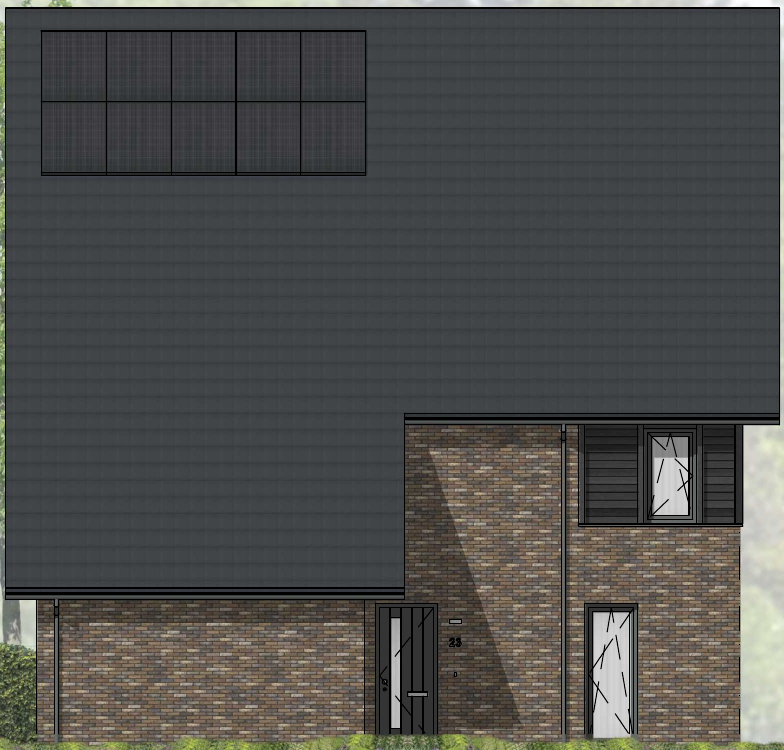
#> input picture Data_nest_uitgesneden/half_vrijstaand_type_e (3).png, 784 x 750 px, found by its file name
$ jupyter execute blur_morfologische_sluiting_detectie.ipynb
#> lines starting #> are read from the running program, lines starting #| are printed output that depends on the picture; after the words box and inside, x2 and y2 are one past the last pixel; in counts of white or black regions, pixels touching at a corner belong together
## Importeer bibliotheken

[cell 1]
import cv2
import matplotlib.pyplot as plt
import numpy as np

## Laad de geveltekening in
De afbeelding wordt geladen met alpha-kanaal als dat beschikbaar is. De afmetingen worden weergegeven

[cell 2]
# Lees de afbeelding in zonder wijzigingen (inclusief alpha-kanaal als dat bestaat)
img = cv2.imread(r"Data_nest_uitgesneden\half_vrijstaand_type_e (3).png", cv2.IMREAD_UNCHANGED)
#> img is the input picture: shape (750, 784, 3); mean B, G, R 76.5, 78.3, 77.8
print(f"Afbeelding geladen. Formaat: {img.shape}")
#| Afbeelding geladen. Formaat: (750, 784, 3)

## Toon de originele geveltekening

[cell 3]
# Zet BGR naar RGB om correct weer te geven met matplotlib
img_rgb = cv2.cvtColor(img, cv2.COLOR_BGR2RGB)

# Toon de originele afbeelding
plt.imshow(img_rgb)
plt.title("Originele Geveltekening")
plt.axis('off')
plt.show()

## Zet afbeelding om naar grijswaarden

Voor veel beeldverwerkingstaken zoals randdetectie is kleurinformatie niet nodig.
Door de afbeelding om te zetten naar grijswaarden:

- Verminderen we de hoeveelheid gegevens (van 3 kanalen naar 1).
- Worden randen en vormen duidelijker.
- Gaat de verwerking sneller en efficiënter.

[cell 4]
# Converteer afbeelding naar grijswaarden
gray = cv2.cvtColor(img, cv2.COLOR_BGR2GRAY)
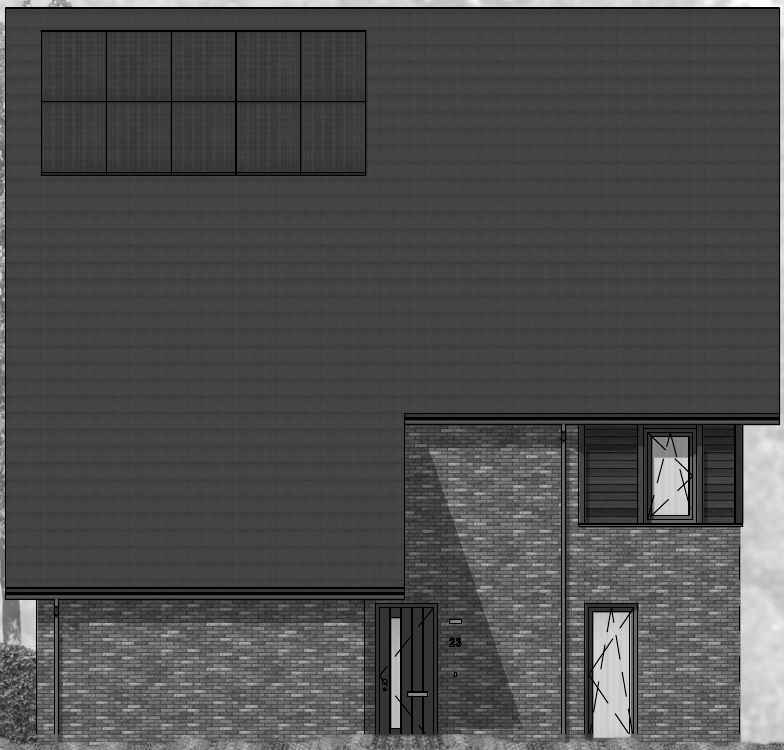
#> gray: shape (750, 784); min 0, max 254, mean 77.9

# Toon de grijswaardenafbeelding
plt.imshow(gray, cmap='gray')
plt.title("Grijswaardenversie")
plt.axis('off')
plt.show()

## Gaussian Blur toepassen om ruis te verminderen

We gebruiken een Gaussian Blur om het beeld te vervagen en kleine ruis of details te onderdrukken.
Dit zorgt ervoor dat de randdetectie robuuster en minder gevoelig is voor kleine afwijkingen.

De gekozen parameters voor de kernelgrootte `(13, 13)` en standaarddeviatie `2.2` zijn bepaald op basis van visuele inspectie.
Er is geen automatische methode toegepast; we hebben geëvalueerd wat subjectief het beste resultaat geeft.

[cell 5]
# Pas Gaussian Blur toe op de grijswaardenafbeelding
blur = cv2.GaussianBlur(gray, (13, 13), 2.2)
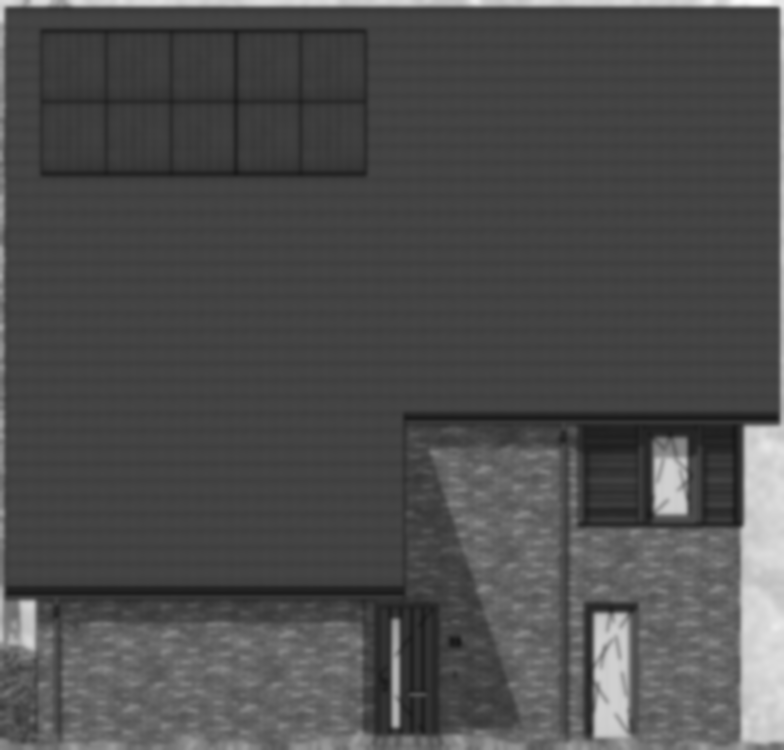
#> blur: shape (750, 784); min 24, max 252, mean 77.9

# Toon de afbeelding na Gaussian Blur
plt.imshow(blur, cmap='gray')
plt.title("Na Gaussian Blur")
plt.axis('off')
plt.show()

## Voer Canny-randdetectie uit

We gebruiken het Canny-algoritme om randen te detecteren in het vervaagde beeld. Canny werkt in meerdere stappen:

- Het berekent de gradiënten (sterke helderheidsveranderingen) in het beeld.
- Alleen overgangen die binnen twee drempelwaarden vallen, worden als randen herkend.
- Dankzij deze aanpak is Canny effectief in het vinden van echte randen en relatief ongevoelig voor ruis — vooral na het toepassen van een Gaussian Blur.

De gebruikte drempelwaarden `(50, 150)` zijn gekozen op basis van visuele inspectie. Er is geen automatische optimalisatie toegepast; we hebben geëvalueerd wat subjectief het meest betrouwbare resultaat geeft voor dit type afbeelding.

[cell 6]
# Pas Canny edge-detectie toe op de vervaagde afbeelding
edges = cv2.Canny(blur, 50, 150)
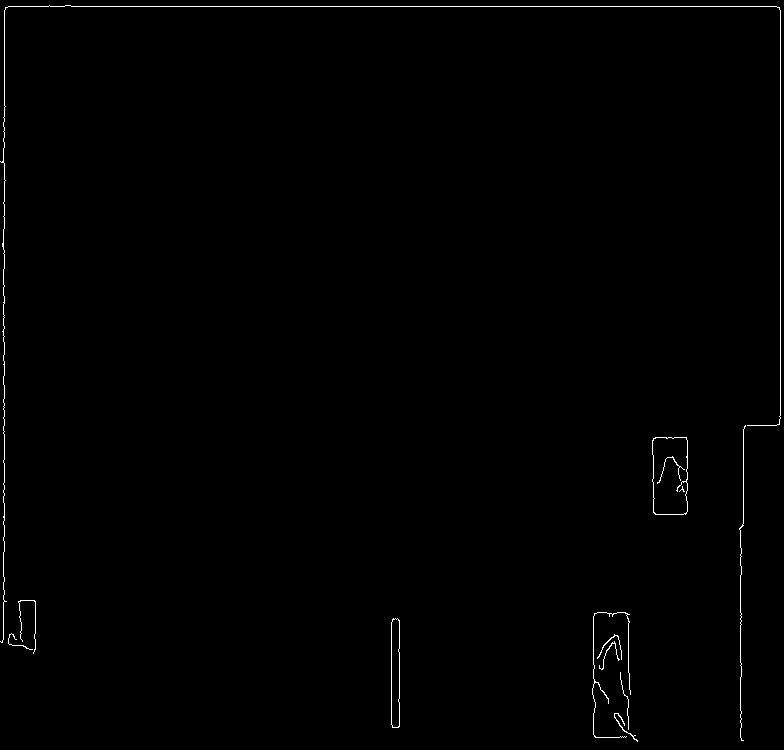
#> edges: shape (750, 784); 0.6% white in thin lines or dots

# Toon de gedetecteerde randen
plt.imshow(edges, cmap='gray')
plt.title("Canny Randen")
plt.axis('off')
plt.show()

## Het resultaat

We zien dat de ramen onderbroken en niet gesloten zijn door de vervaging in de foto. Hierdoor ontstaan er gaten in de randen die het detectieproces verstoren. Om deze gaten te dichten en de randen te versterken, passen we een morfologische sluitingsbewerking toe. Dit helpt om de structuur van de randen te verbeteren en maakt de segmentatie nauwkeuriger.

## Voer morfologische sluiting uit

Deze stap helpt om onderbroken randen te verbinden en kleine gaten te vullen

#### Effect van morfologische sluiting

- **Doel:** Vult gaten en verwijdert inkepingen in randen.
- **Kernel:** `np.ones((30, 30), np.uint8)`
  Een matrix van 30×30 enen (vierkant structuurelement).
- **Grootte-effect:**
  - Grote kernels vullen grotere gaten.
  - Kleine kernels behouden details.

[cell 7]
# Morfologische sluiting om gaten te vullen
kernel = np.ones((50, 50), np.uint8) # kernel: Een structurerend element dat bepaalt hoe de operatie wordt toegepast. In dit geval is het een vierkante kernel van 30×30 pixels.

closed = cv2.morphologyEx(edges, cv2.MORPH_CLOSE, kernel) #MORPH_CLOSE:Dit specificeert het type morfologische operatie dat we willen uitvoeren, in dit geval 'sluiting' (closing).
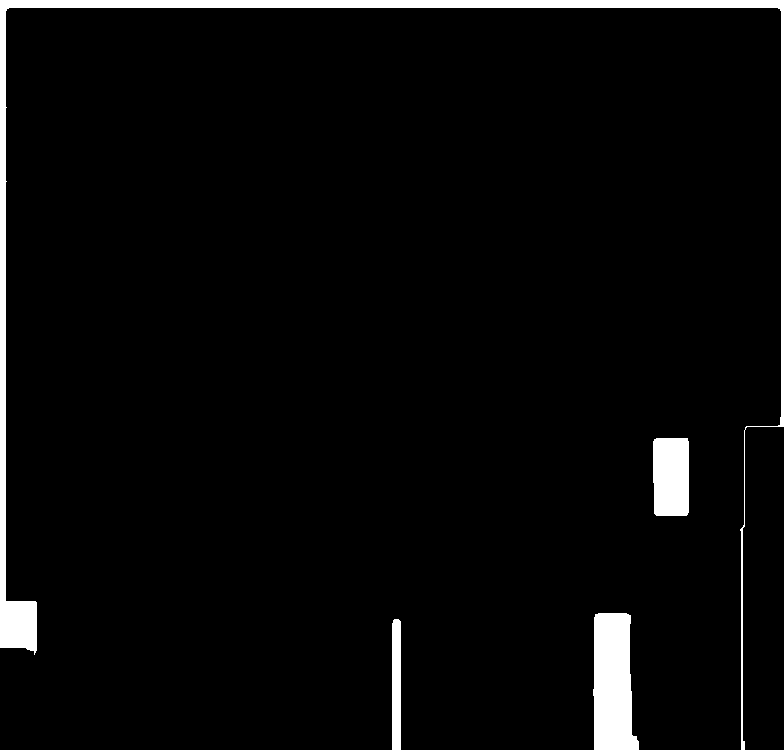
#> closed: shape (750, 784); 3.8% white; 4 white regions
# # print(closed)
plt.imshow(closed, cmap='gray')
plt.title("Canny Randen")
plt.axis('off')
plt.show()

## Het resultaat

We kunnen visueel zien dat het resultaat is verbeterd: ramen en deuren zijn duidelijk van elkaar te onderscheiden, evenals het hele huis.
De gevel is beter en scherper zichtbaar geworden. De morfologische sluiting levert een goed resultaat op voor deze gevel.

Nu is het tijd om de daadwerkelijke detectie uit te voeren en het eindresultaat te beoordelen.

## Contourdetectie en objectclassificatie
We vinden de contouren van objecten in de afbeelding (zoals ramen en deuren), bepalen hun grootte en aspect ratio en classificeren ze. Objecten worden met rechthoeken en labels op de afbeelding getekend.

[cell 8]
# Vind contouren in het gesloten (closed) beeld
contours, _ = cv2.findContours(closed, cv2.RETR_TREE, cv2.CHAIN_APPROX_SIMPLE)
#> contours = 4 contours; box (x1, y1, x2, y2) and area: (0, 0, 784, 750) 11247, (593, 613, 639, 750) 4986, (653, 438, 689, 516) 2651, (392, 619, 401, 750) 1034

# Maak een kopie van de originele RGB-afbeelding om rechthoeken op te tekenen
output_img = img_rgb.copy()


# Bepaal de grootste contour op basis van oppervlak
largest_cnt = max(contours, key=lambda c: cv2.boundingRect(c)[2] * cv2.boundingRect(c)[3])
#> largest_cnt = contour of 64 points, box (x1, y1, x2, y2) (0, 0, 784, 750), area 11247

largest_area = cv2.boundingRect(largest_cnt)[2] * cv2.boundingRect(largest_cnt)[3]
#> largest_area = 588000
min_area_deur = 5000
max_area_deur = 20000
min_area_raam = 1000
max_area_raam = 5000

for cnt in contours:
    x, y, w, h = cv2.boundingRect(cnt)
    area = w * h
    aspect_ratio = w / h if h != 0 else 0


    if cnt is largest_cnt:
        label = "Huis"
        color = (0, 200, 255)  # blauw
    elif min_area_deur < area < max_area_deur:
        label = "Deur"
        color = (0, 255, 0)  # groen
    elif min_area_raam < area < max_area_raam:
        label = "Raam"
        color = (255, 165, 0)  # oranje
    else:
        continue  # negeer kleine objecten

    # Teken rechthoek en label
    cv2.rectangle(output_img, (x, y), (x + w, y + h), color, 3)
    cv2.putText(output_img, label, (x, y - 10), cv2.FONT_HERSHEY_SIMPLEX, 0.9, color, 2)
#> this loop made 4 passes
#> (x, y, w, h, area, aspect_ratio, label, color) on passes 1 to 4: (392, 619, 9, 131, 1179, 0.0687, 'Raam', (255, 165, 0)), (593, 613, 46, 137, 6302, 0.336, 'Deur', (0, 255, 0)), (653, 438, 36, 78, 2808, 0.462, 'Raam', (255, 165, 0)), (0, 0, 784, 750, 588000, 1.05, 'Huis', (0, 200, 255))
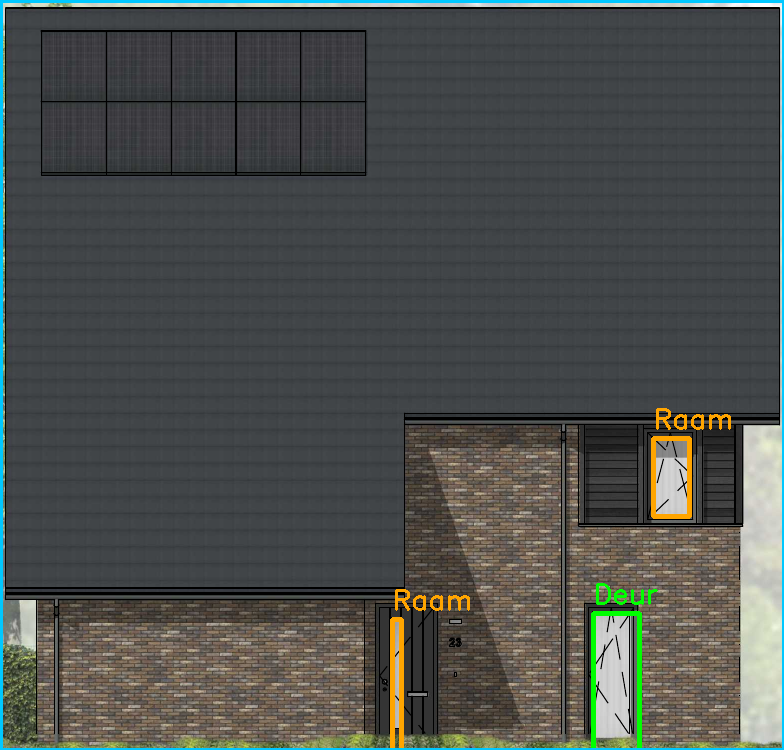
#> output_img: shape (750, 784, 3); mean R, G, B 76.4, 79.7, 77

# Toon resultaat
plt.figure(figsize=(10, 10))
plt.imshow(output_img)
plt.title("Gedetecteerde Objecten")
plt.axis('off')
plt.show()

## Conclusie

De detectie van de gevel is correct uitgevoerd en geeft een goed resultaat voor de afbeelding "`half_vrijstaand_type_e (1).png`".
Er zijn enkele kleine fouten bij het onderscheiden van ramen en deuren; soms wordt een raam als deur beschouwd. Dit is echter acceptabel zolang het model alle objectvormen kan vinden.

Bij het uitvoeren van de detectie op een andere gevel zien we dat het model een slechter resultaat oplevert. Dit is duidelijk te zien aan de hand van de afbeelding "`half_vrijstaand_type_e (2).png`".

De volgende cel legt uit wat er misgaat en waarom dit gebeurt.

## Voorbeeld
### Effect van morfologische sluiting op vormdetectie

In dit voorbeeld maken we vier eenvoudige vormen om te illustreren hoe morfologische sluiting werkt.
We doen dit om het effect begrijpelijk te maken, los van de complexiteit van echte gevelafbeeldingen.

We voegen bewust gaten toe in de vormen om te simuleren hoe imperfecties in beelden — zoals ruis, beschadigingen of open randen — invloed hebben op de detectie.

[cell 9]
# Stap 1: Maak een testafbeelding met rechthoeken en cirkels
img = np.zeros((400, 400), dtype=np.uint8)

# Teken witte vormen
cv2.rectangle(img, (50, 50), (150, 150), 255, -1)    # Vierkant (want breedte=hoogte)
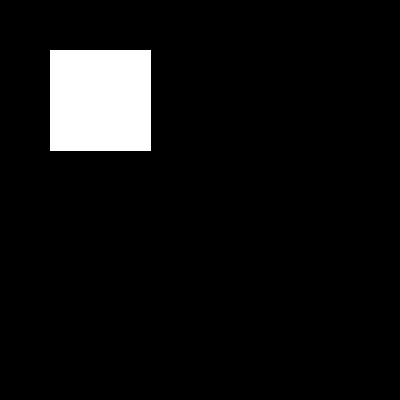
#> img: shape (400, 400); 6.4% white; 1 white region, box (x1, y1, x2, y2) and area: (50, 50, 151, 151) 10201
cv2.rectangle(img, (200, 50), (300, 200), 255, -1)   # Rechthoek
cv2.circle(img, (100, 300), 40, 255, -1)             # Grote cirkel (wit)

# Onregelmatige vierhoek
pts = np.array([[250, 200], [320, 240], [310, 340], [210, 330]], np.int32)
pts = pts.reshape((-1, 1, 2))
cv2.fillPoly(img, [pts], 255)

# Voeg gaten toe in alle vormen (zwarte cirkels)
cv2.circle(img, (100, 100), 20, 0, -1)     # Gat in vierkant
cv2.circle(img, (250, 225), 25, 0, -1)     # Gat in rechthoek
cv2.circle(img, (265, 270), 15, 0, -1)     # Gat in vierhoek
cv2.circle(img, (100, 300), 15, 0, -1)     # Gat in grote cirkel
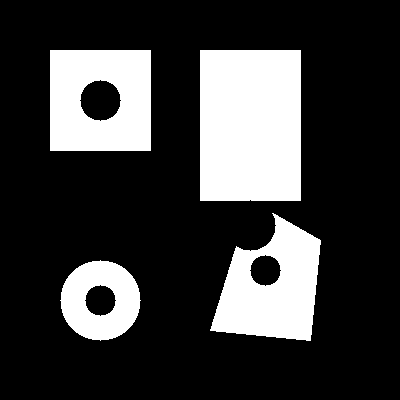
#> img: shape (400, 400); 23.2% white; 4 white regions, box (x1, y1, x2, y2) and area: (200, 50, 301, 201) 15250, (50, 50, 151, 151) 8944, (210, 213, 321, 341) 8562, (60, 260, 141, 341) 4316

# Toon de originele afbeelding (zonder tekst)
plt.figure(figsize=(12, 4))
plt.subplot(1, 3, 1)
plt.imshow(img, cmap='gray', vmin=0, vmax=255)
plt.title("1. Origineel (met gaten)")
plt.axis('off')

# Stap 2: Morfologische sluiting
kernel = np.ones((25, 40), np.uint8)
img_closed = cv2.morphologyEx(img, cv2.MORPH_CLOSE, kernel)
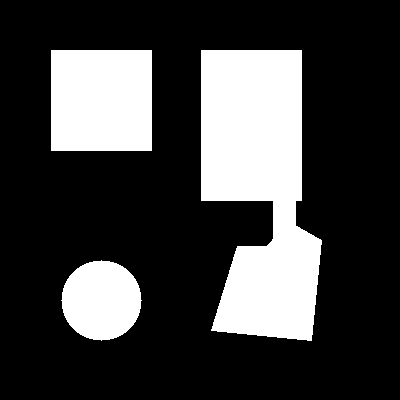
#> img_closed: shape (400, 400); 25.2% white; 3 white regions, box (x1, y1, x2, y2) and area: (201, 50, 322, 341) 25076, (51, 50, 152, 151) 10201, (61, 260, 142, 341) 5025

plt.subplot(1, 3, 2)
plt.imshow(img_closed, cmap='gray', vmin=0, vmax=255)
plt.title("2. Na Morfsluiting (gaten dicht)")
plt.axis('off')

# Stap 3: Detecteer en label rechthoeken (zonder tekstlabels)
output_detected = cv2.cvtColor(img_closed, cv2.COLOR_GRAY2BGR)
#> output_detected: shape (400, 400, 3); 25.2% white; 3 white regions
contours, _ = cv2.findContours(img_closed, cv2.RETR_EXTERNAL, cv2.CHAIN_APPROX_SIMPLE)
#> contours = 3 contours; box (x1, y1, x2, y2) and area: (201, 50, 322, 341) 24632, (51, 50, 152, 151) 10000, (61, 260, 142, 341) 4912

for cnt in contours:
    approx = cv2.approxPolyDP(cnt, 0.02 * cv2.arcLength(cnt, True), True)
    x, y, w, h = cv2.boundingRect(cnt)

    if len(approx) == 4 and w * h > 1000:
        # Teken alleen de bounding box zonder label
        cv2.rectangle(output_detected, (x, y), (x+w, y+h), (0, 255, 0), 2)
#> this loop made 3 passes
#> (x, y, w, h) on passes 1 to 2: (61, 260, 81, 81), (201, 50, 121, 291)
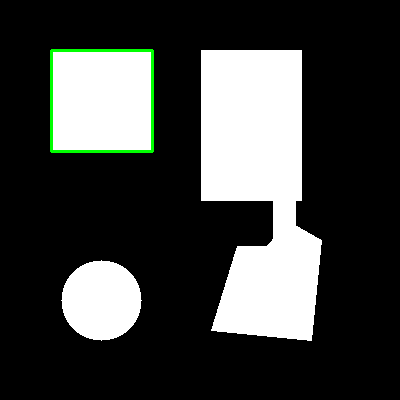
#> output_detected: shape (400, 400, 3); mean B, G, R 63.3, 65.2, 63.3

plt.subplot(1, 3, 3)
plt.imshow(cv2.cvtColor(output_detected, cv2.COLOR_BGR2RGB))
plt.title("3. Gedetecteerde Rechthoeken/Vierkanten")
plt.axis('off')

plt.tight_layout()
plt.show()
